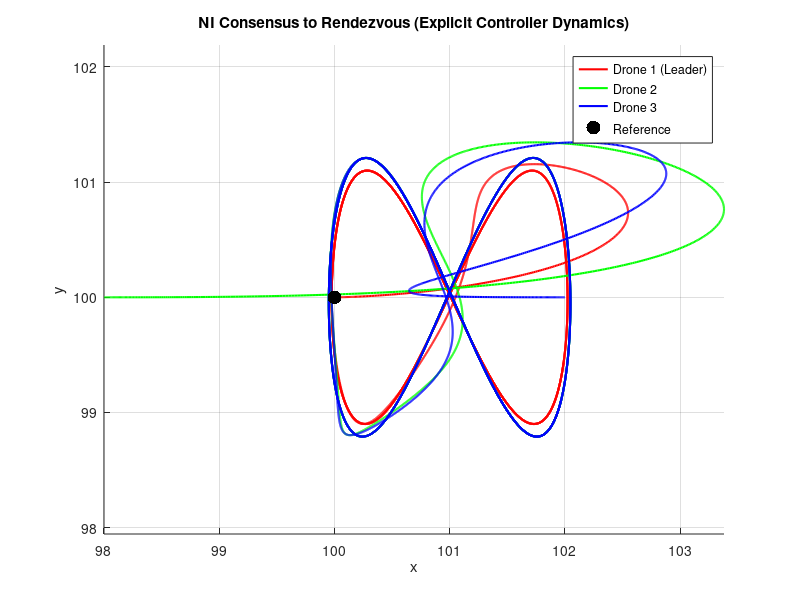

Reproduce this figure in MATLAB.
Qa=[1 1;-1 0;0 -1];
Qr=[1;0;0];

Qi=[Qa Qr];
Qik=kron(Qi',eye(2))

Qb=[0 0;-1 0;0 -1];
Qj=[Qb Qr];
Qjk= kron(Qj,eye(2))

%% NI Consensus Controller Simulation (Explicit udot Dynamics)

T = 100; dt = 0.01;
t = 0:dt:T;
N = length(t);


X = zeros(6, N);
X(:,1) = [100; 100;98; 100;102; 100];

u = zeros(6, N);
udot = zeros(6, 1);

r = [100; 100];

 for i=1:N-1
    x1 = X(1,i); y1 = X(2,i);
    x2 = X(3,i); y2 = X(4,i);
    x3 = X(5,i); y3 = X(6,i);
    
    %pf2 = [1 + cos(0.25 * t(i)); -2.5 + sin(0.25 * t(i))];
    %pf3 = [1 - cos(0.25 * t(i)); 2.5 + sin(0.25 * t(i))];
    pf2 = [1 + cos(0.25 * t(i)); sin(0.5*t(i))];
   
    u_dash = [...
        (r(1) + pf2(1)) - x1;
        (r(2) + pf2(2)) - y1;
            x1  - x2;
            y1 - y2;
           (x1) - x3;
           (y1) - y3];

    udot=2*u_dash - u(:,i);
    u(:,i+1) = u(:,i) + dt * udot;
    
    X(:,i+1) = X(:,i) + dt * u(:,i);
end

figure; hold on; grid on; axis equal;
plot(X(1,:), X(2,:), 'r', 'LineWidth', 1.5);  % Drone 1
plot(X(3,:), X(4,:), 'g', 'LineWidth', 1.5);  % Drone 2
plot(X(5,:), X(6,:), 'b', 'LineWidth', 1.5); % Drone 3
scatter(r(1), r(2), 100, 'k', 'filled');
legend('Drone 1 (Leader)', 'Drone 2', 'Drone 3', 'Reference')
xlabel('x'); ylabel('y');
title('NI Consensus to Rendezvous (Explicit Controller Dynamics)');

